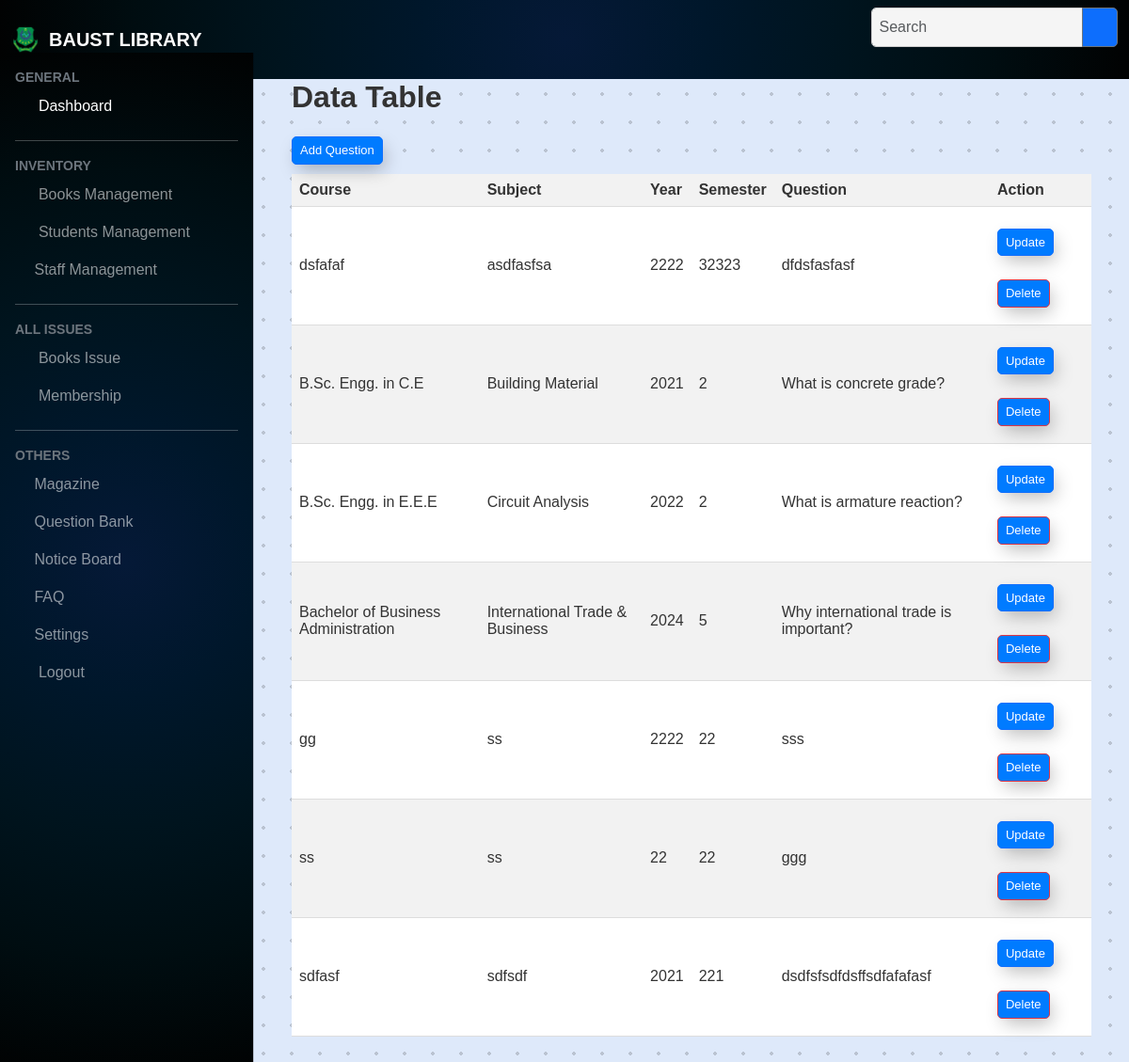
The page /Question_bank/qb_read.php on the database its author committed.
### tables this page shows
CREATE TABLE `previous_questions` (
  `id` int(11) NOT NULL,
  `course` varchar(100) DEFAULT NULL,
  `subject` varchar(100) DEFAULT NULL,
  `year` int(11) DEFAULT NULL,
  `semester` int(11) DEFAULT NULL,
  `question` text DEFAULT NULL
);

### Question_bank/qb_read.php (the view, shortened to what this page needs)
</html>
<!DOCTYPE html>
<html lang="en">
<head>
  <link href="<?php echo BASE_URL ?>assets/css/bootstrap.min.css" rel="stylesheet" />
  <link href="<?php echo BASE_URL ?>assets/css/dataTables.bootstrap5.min.css" rel="stylesheet" />
  <link rel="stylesheet" href="<?php echo BASE_URL ?>assets/css/style.css" />
  <link rel="stylesheet" href="styles.css">
</head>
<nav class=" navbar navbar-expand-lg navbar-dark bg-dark fixed-top " style="background-image: radial-gradient(circle, #051937, #00172b, #00141e, #000d11, #010202);">
  <div class="container-fluid bg-hess ">
    <p class="m-0"><a href="<?php echo BASE_URL ?>dashboard.php"><img src="<?php echo BASE_URL ?>assets/images/BAUST_LOGO.png" alt="baust" class="baust_logo  "></a></p>
    <a class="navbar-brand fw-bold text-uppercase me-auto" href="<?php echo BASE_URL ?>dashboard.php"> BAUST Library</a>
    <div class="collapse navbar-collapse" id="navbarSupportedContent">
      <form class="d-flex ms-auto" role="search">
        <div class="input-group my-3 my-lg-0">
          <input type="text" class="form-control" placeholder="Search" aria-describedby="button-addon2" style />
          <button class="btn btn-outline-secondary bg-primary text-white mt-0" type="button" id="button-addon2">
            <i class="fa-solid fa-magnifying-glass"></i></i>
          </button>
        </div>
      </form>
    </div>
  </div>
</nav>
<div class="offcanvas offcanvas-start bg-dark text-white sidebar-nav bg-hess " tabindex="-1" id="offcanvasExample" aria-labelledby="offcanvasExampleLabel">
  <div class="offcanvas-body" style="background-image: radial-gradient(circle, #051937, #00172b, #00141e, #000d11, #010202);">
    <nav class="navbar-dark">
      <ul class="navbar-nav">
        <li>
          <div class="text-secondary small fw-bold text-uppercase">
            General
          </div>
        </li>
        <li class="nav-item">
          <a class="nav-link active" aria-current="page" href="<?php echo BASE_URL ?>dashboard">
            <i class="fa-solid fa-display  me-2" style="color: #b2bafb;"></i> Dashboard</a>
        </li>
        <li class="my-0">
          <hr />
        </li>
        <li>
          <div class="text-secondary small fw-bold text-uppercase">
            Inventory
          </div>
        </li>
        <li class="nav-item">
          <a class="nav-link sidebar-link" data-bs-toggle="collapse" href="#booksManagement" role="button" aria-expanded="false" aria-controls="booksManagement">
            <i class="fa-solid fa-book  me-2" style="color: #b2bafb;"></i>
            Books Management
            <span class="right-icon float-end"><i class="fas fa-chevron-down"></i></span>
          </a>
        </li>
        <li class="nav-item">
          <a class="nav-link sidebar-link" data-bs-toggle="collapse" href="#studentsManagement" role="button" aria-expanded="false" aria-controls="studentsManagement">
            <i class="fa-solid fa-user-graduate  me-2" style="color: #b2bafb;"></i>
            Students Management
            <span class="right-icon float-end"><i class="fas fa-chevron-down"></i></span>
          </a>
        </li>
        <li class="nav-item">
          <a href="<?php echo BASE_URL ?>Staff/staff_management.php" class="nav-link"><i class="fa-solid fa-users-line me-2" style="color: #b2bafb;"></i>Staff Management
          </a>
        </li>
        <li class="my-0">
          <hr />
        </li>
        <li>
          <div class="text-secondary small fw-bold text-uppercase">
            All Issues
          </div>
        </li>
        <li class="nav-item">
          <a class="nav-link sidebar-link" data-bs-toggle="collapse" href="#loanManagement" role="button" aria-expanded="false" aria-controls="loanManagement">
            <i class="fa-solid fa-book-open-reader  me-2" style="color: #b2bafb;"></i>
            Books Issue
            <span class="right-icon float-end"><i class="fas fa-chevron-down"></i></span>
          </a>
        </li>
        <li class="nav-item">
          <a class="nav-link sidebar-link" data-bs-toggle="collapse" href="#subscriptionManagement" role="button" aria-expanded="false" aria-controls="subscriptionManagement">
            <i class="fa-solid fa-bangladeshi-taka-sign   me-2" style="color: #b2bafb;"></i>
            Membership
            <span class="right-icon float-end"><i class="fas fa-chevron-down"></i></span>
          </a>
        </li>
        <li class="my-0">
          <hr />
        </li>
        <div class="text-secondary small fw-bold text-uppercase">
          Others
        </div>
        <li>
          <a href="<?php echo BASE_URL ?>Magazine/Magazine.php" class="nav-link"><i class="fas fa-newspaper me-2" style="color: #b2bafb;"></i>Magazine
          </a>
        </li>
        <li>
          <a href="<?php echo BASE_URL ?>Question_bank/qb_read.php" class="nav-link"><i class="fas fa-newspaper me-2" style="color: #b2bafb;"></i>Question Bank
          </a>
        </li>
        <li>
          <a href="<?php echo BASE_URL ?>NoticeBoard/index.php" class="nav-link"><i class="fa-solid fa-pen-to-square me-2" style="color: #b2bafb;"></i>Notice Board
          </a>
        </li>
        <li>
          <a href="<?php echo BASE_URL ?>FAQ/read_faq.php" class="nav-link"><i class="fa-solid fa-circle-question me-2" style="color: #b2bafb;"></i>FAQ
          </a>
        </li>
        <li>
          <a href=" #" class="nav-link"><i class="fa-solid fa-gear fa-spin me-2" style="color: #b2bafb;"></i>Settings
          </a>
        </li>
        <li class="nav-item">
          <a href="<?php echo BASE_URL ?>logout.php" class="nav-link"><i class="fa-solid fa-right-from-bracket me-2" style="color: #b2bafb;"></i> Logout</a>
        </li>
      </ul>
    </nav>
  </div>
</div>
<body class="container1">
  <main class="mt-5 pt-3" style="box-sizing:border-box; padding: 20px">
    </head>
    <h2 mt-5>Data Table</h2>
    <a class='btn btn-primary btn-sm' href='qb.php' target='_BLANK'>Add Question</a>
    <table id="questionTable">
      <thead>
        <tr>
          <th>Course</th>
          <th>Subject</th>
          <th>Year</th>
          <th>Semester</th>
          <th>Question</th>
          <th>Action</th>
        </tr>
      </thead>
      <tbody>
        <?php
        $db_server = "localhost";
        $db_user = "root";
        $db_pass = "";
        $db_name = "lms";
        $conn = mysqli_connect($db_server, $db_user, $db_pass, $db_name);
        $sql = "SELECT * FROM previous_questions";
        $result = $conn->query($sql);
        while ($row = $result->fetch_assoc()) {
          echo "<tr>
              <td>" . $row['course'] . "</td>
              <td>" . $row['subject'] . "</td>
              <td>" . $row["year"] . "</td>
              <td>" . $row["semester"] . "</td>
              <td>" . $row["question"] . "</td>
              <td>
                <a class='btn btn-primary btn-sm' href='qb_update.php?id=$row[id]' target='_BLANK'>Update</a>
                <a class='btn btn-danger btn-sm' href='qb_delete.php?id=$row[id]'>Delete</a>
              </td>
            </tr>";
        }
        ?>
      </tbody>
    </table>
  </main>
  <?php include_once(DIR_URL . "include/footer.php") ?>

### assets/css/style.css (style rules this page uses)
body { font-family: "Lato", sans-serif; background-color: #f5f5f5; height: 100vh; }
a:link { text-decoration: none; }
:root { --offcanvas-width: 270px; --topNavbarHeight: 56px; }
.baust_logo { width: 30px; margin-right: 10px; }
.sidebar-nav { width: var(--offcanvas-width) !important; }
.sidebar-link .right-icon { transition: all 0.2s; }
@media (min-width: 992px) { body { overflow: auto !important; } }
@media (min-width: 992px) { .sidebar-nav { transform: none !important; visibility: visible !important; top: var(--topNavbarHeight) !important; } }
@media (min-width: 992px) { main { margin-left: var(--offcanvas-width); } }
.container1 { height: 100%; background-color:#dee9fa; background-image: radial-gradient(rgba(12, 12, 12, 0.171) 2px, transparent 0); background-size: 30px 30px; background-position: -5px -5px; }
body { margin: auto; overflow: auto; animation: gradient 300s ease infinite; background-size: 400% 400%; background-attachment: fixed; }
.btn-sm { border-radius: 999px; color: #212121; z-index: 1; position: relative; font-weight: 400; font-size: 13px; -webkit-box-shadow: 4px 8px 19px -3px rgba(0,0,0,0.27); box-shadow: 4px 8px 19px -3px rgba(0,0,0,0.27); transition: all 250ms; overflow: hidden; }
.btn-sm::before { content: ""; position: absolute; top: 0; left: 0; height: 100%; width: 0; border-radius:999px; background-color: #212121; z-index: -1; -webkit-box-shadow: 4px 8px 19px -3px rgba(0,0,0,0.27); box-shadow: 4px 8px 19px -3px rgba(0,0,0,0.27); transition: all 250ms }

### NoticeBoard/styles.css (style rules this page uses)
.btn { display: inline-block; margin-top: 15px; margin-bottom: 10px; background-color: #007bff; color: #fff; text-decoration: none; border-radius: 5px; transition: background-color 0.3s ease; }
input[type="text"], textarea { width: calc(100% - 22px); margin-bottom: 10px; padding: 8px; border-radius: 5px; border: 1px solid #ccc; background-color: #f5f5f5; }
h2 { color: #333; font-weight: bold; }
p { color: #666; font-size: 16px; }
body { font-family: Arial, sans-serif; background-color: #f1f1f1; color: #333; }

### Question_bank/qb_read.php (style rules this page uses)
body { font-family: Arial, sans-serif; background-color: #f4f4f4; margin: 0; padding: 20px; }
table { width: 100%; border-collapse: collapse; margin-bottom: 20px; background-color: #fff; }
th, td { padding: 8px; text-align: left; border-bottom: 1px solid #ddd; }
th { background-color: #f2f2f2; }
tr:nth-child(even) { background-color: #f2f2f2; }

### rows shown on the page
previous_questions: course "dsfafaf", subject "asdfasfsa", year "2222", semester "32323", question "dfdsfasfasf"
previous_questions: course "B.Sc. Engg. in C.E", subject "Building Material", year "2021", semester "2", question "What is concrete grade?"
previous_questions: course "B.Sc. Engg. in E.E.E", subject "Circuit Analysis", year "2022", semester "2", question "What is armature reaction?"
previous_questions: course "Bachelor of Business Administration", subject "International Trade & Business", year "2024", semester "5", question "Why international trade is important?"
previous_questions: course "gg", subject "ss", year "2222", semester "22", question "sss"
previous_questions: course "ss", subject "ss", year "22", semester "22", question "ggg"
previous_questions: course "sdfasf", subject "sdfsdf", year "2021", semester "221", question "dsdfsfsdfdsffsdfafafasf"
